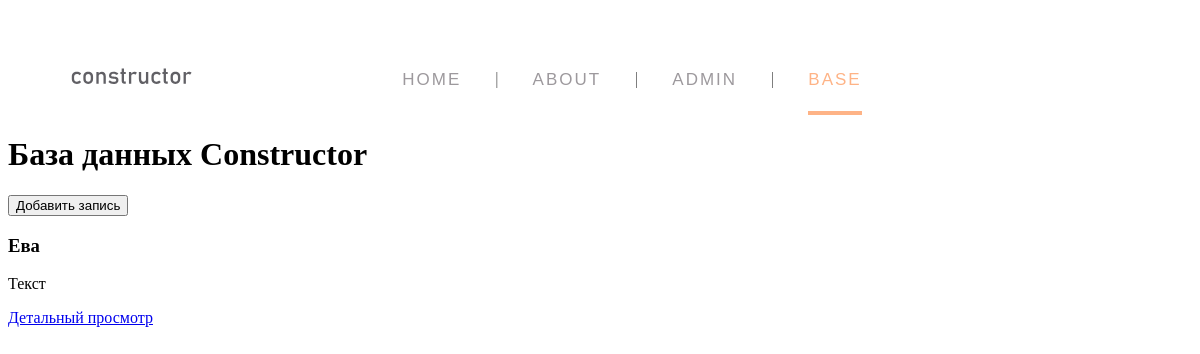
The page /base/ on the database as committed earlier.
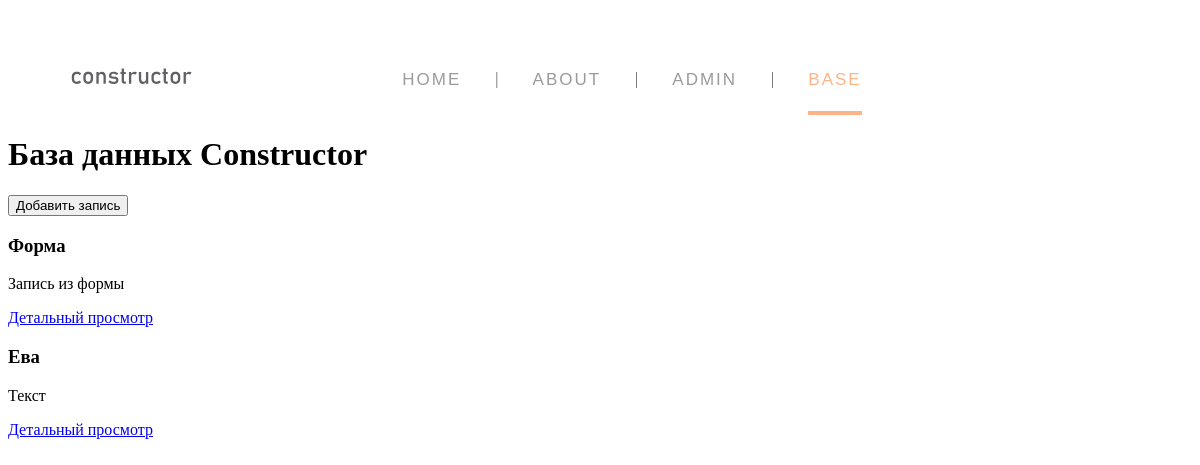
The same page on the database as committed later.
### base/models.py (models this page shows, shortened)
class Constructor(models.Model):
    title = models.CharField('Название', max_length=50, default='')
    full_text = models.TextField('Полный текст')
    date = models.DateTimeField('Дата публикации')
    class Meta:
        verbose_name = 'Конструктор'
        verbose_name_plural = 'Конструкторы'

### base/views.py (the view)
# urls.py: path('', views.index, name='base'),
def index(request):
    all_object = Constructor.objects.order_by('-date')
    return render(request, 'base/base_index.html', {'all_object': all_object})

### base/templates/base/base_index.html (shortened to what this page needs)
{% extends 'main_site/pattern.html' %}
{% block base %}current{% endblock %}
{% block content %}
    <div class="sec">
        <h1>База данных Constructor</h1>
        <a href="{% url 'create' %}">
            <button>Добавить запись</button>
        </a>
    </div>
    {% if all_object %}
        {% for el in all_object %}
            <div>
                <h3>{{el.title}}</h3>
                <p>{{el.full_text}}</p>
                <a href="{% url 'base_detail' el.id %}" class="">Детальный просмотр</a>
            </div>
        {% endfor %}
    {% else %}
        <p>В таблице записей нет</p>
    {% endif %}
{% endblock %}

Rows that differ between the two databases and show on the page:
added Constructor: title "Форма", full_text "Запись из формы"
